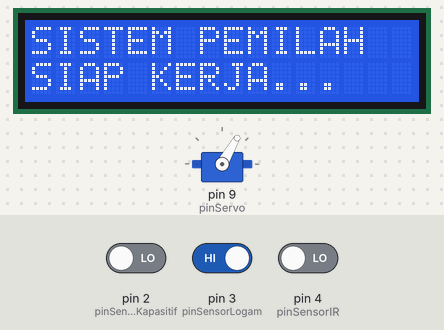
The sketch below on a simulated Arduino Uno, built with avr-gcc and run on an emulated ATmega328P. Parts: 16×2 character LCD, servo. Inputs (shaded band) come from the test bench; at power-on: pin 2 (pinSensorKapasitif) LOW, pin 3 (pinSensorLogam) HIGH, pin 4 (pinSensorIR) LOW. The local clock reads 2024-03-15 10:24:30 at power-on unless the sketch sets it; what the sketch prints to the serial monitor is not drawn.

Above: at 1.8 s.
At 4.4 s:
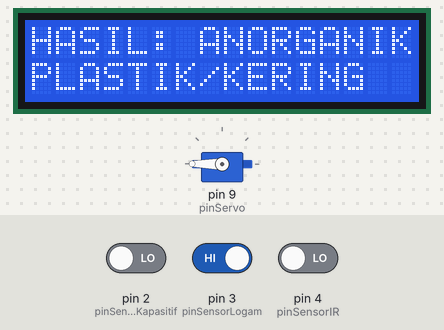
4.5 s: pin 2 (pinSensorKapasitif) driven HIGH
At 8.3 s:
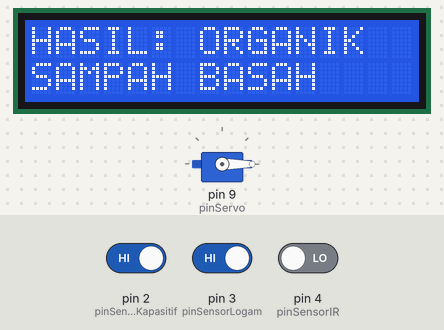
13.2 s: pin 3 (pinSensorLogam) driven LOW
At 16.9 s:
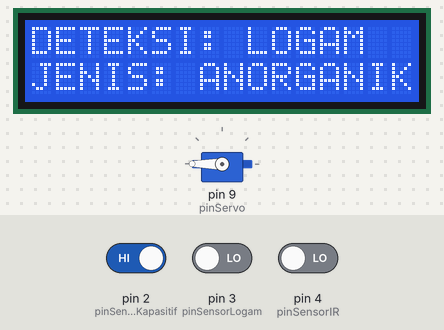
22.5 s: pin 4 (pinSensorIR) driven HIGH
At 24.8 s:
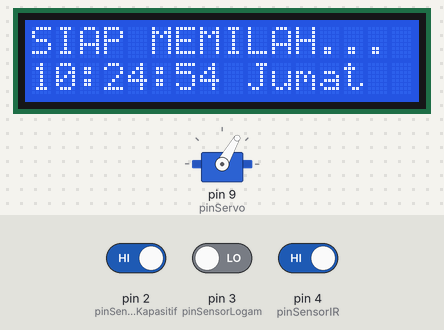
Timing chart, 0 to 26.3 s (numbered marks = the images above; inputs shaded):
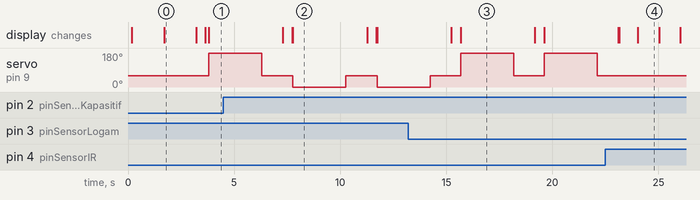

Measured:
- after the input at 4.5 s, the display: first differs from a run without the input after 3.3 s (image 2)
- after the input at 13.2 s, the display: first differs from a run without the input after 2.5 s (image 3)
- after the input at 22.5 s, servo on pin 9 (pinServo): stops changing and stays 60°; the display: first differs from a run without the input after 0.64 s (image 4 shows a later state)
- by itself, servo on pin 9 (pinServo): alternates 180° for 2.5 s and 60° for 1.4 s
- what the display in image 0 shows lasts 1.5 s, from 1.7 s to 3.2 s
- what the display in image 2 shows lasts 3.5 s, from 7.8 s to 11.3 s
- what the display in image 4 shows lasts 1.0 s, from 24.0 s to 25.0 s

The sketch:

Program_Arduino_Smart_Waste_Bin.ino
```cpp
#include <Wire.h>
#include <LiquidCrystal_I2C.h>
#include <Servo.h>
#include <RTClib.h> // Library yang Anda pakai tadi

// --- OBJEK ---
LiquidCrystal_I2C lcd(0x27, 16, 2); // Jika layar gelap, ganti 0x3F
RTC_DS3231 rtc;                     // SAMA PERSIS dengan kode tes Anda
Servo servoPemilah;

// Variabel Hari (Opsional, untuk tampilan nanti)
char namaHari[7][12] = {"Minggu", "Senin", "Selasa", "Rabu", "Kamis", "Jumat", "Sabtu"};

// Status RTC
bool rtcSehat = false;

// --- PIN SENSOR ---
const int pinSensorLogam     = 3;
const int pinSensorKapasitif = 2;
const int pinSensorIR        = 4;
const int pinServo           = 9;

// --- SETTING SERVO ---
const int SUDUT_STANDBY   = 60;
const int SUDUT_ORGANIK   = 0;
const int SUDUT_ANORGANIK = 180;

const int THRESHOLD_MINIMAL = 5;

void setup() {
  Serial.begin(9600);

  // 1. MULAI JALUR I2C SECARA MANUAL (PENTING!)
  Wire.begin();
  delay(100); // Beri nafas sebentar untuk listrik stabil

  // 2. INISIALISASI RTC DULUAN (Prioritas)
  if (!rtc.begin()) {
    Serial.println("RTC Gagal! Cek Kabel.");
    rtcSehat = false;
  } else {
    Serial.println("RTC OK! Siap digunakan.");
    rtcSehat = true;

    // Cek jika baterai habis/baru pasang
    if (rtc.lostPower()) {
      Serial.println("RTC lost power, setting time...");
      rtc.adjust(DateTime(F(__DATE__), F(__TIME__)));
    }
  }

  // 3. BARU INISIALISASI LCD
  lcd.init();
  lcd.backlight();

  // Tampilkan Status RTC di Layar
  if (rtcSehat) {
    lcd.setCursor(0,0); lcd.print("RTC: OK");
  } else {
    lcd.setCursor(0,0); lcd.print("RTC: ERROR");
  }
  lcd.setCursor(0,1); lcd.print("SYSTEM START...");
  delay(1500);
  lcd.clear();

  // 4. SETUP SENSOR & SERVO
  pinMode(pinSensorLogam, INPUT_PULLUP);
  pinMode(pinSensorKapasitif, INPUT);
  pinMode(pinSensorIR, INPUT);

  servoPemilah.attach(pinServo);
  servoPemilah.write(SUDUT_STANDBY);

  // Tampilan Intro
  lcd.setCursor(0,0); lcd.print("SISTEM PEMILAH");
  lcd.setCursor(0,1); lcd.print("SIAP KERJA...");
  delay(1500);
  lcd.clear();
}

void loop() {
  // 1. CEK TRIGGER (IR SENSOR)
  bool adaBenda = (digitalRead(pinSensorIR) == LOW);

  if (adaBenda) {
    // --- MODE PEMILAHAN ---
    delay(400);

    // A. CEK LOGAM
    if (digitalRead(pinSensorLogam) == LOW) {
      Serial.println("Terdeteksi: LOGAM");
      tampilLCD("DETEKSI: LOGAM", "JENIS: ANORGANIK");
      buangKeKiri();
    }
    // B. CEK KAPASITIF
    else {
      tampilLCD("CEK KANDUNGAN...", "SAMPLING...");

      bool isOrganik = false;
      int skor = 0;

      for(int i=0; i<60; i++) {
        if(digitalRead(pinSensorKapasitif) == HIGH) skor++;
        if (skor >= THRESHOLD_MINIMAL) {
          isOrganik = true;
          break;
        }
        delay(2);
      }

      if (isOrganik) {
        Serial.println("Terdeteksi: ORGANIK");
        tampilLCD("HASIL: ORGANIK", "SAMPAH BASAH");
        buangKeKanan();
      } else {
        Serial.println("Terdeteksi: PLASTIK/KERING");
        tampilLCD("HASIL: ANORGANIK", "PLASTIK/KERING");
        buangKeKiri();
      }
    }
  }
  else {
    // --- MODE STANDBY (TAMPILKAN JAM) ---
    tampilkanJam();
  }
}

// --- FUNGSI TAMPILAN JAM ---
void tampilkanJam() {
  lcd.setCursor(0,0);
  lcd.print("SIAP MEMILAH... ");

  lcd.setCursor(0,1);

  if (rtcSehat) {
    DateTime now = rtc.now();

    // Format Jam:Menit:Detik
    printDuaDigit(now.hour());
    lcd.print(":");
    printDuaDigit(now.minute());
    lcd.print(":");
    printDuaDigit(now.second());

    // Tampilkan Hari (Singkat) di sebelahnya
    // Mengambil 3 huruf pertama dari nama hari
    lcd.print(" ");
    lcd.print(namaHari[now.dayOfTheWeek()]);
  }
  else {
    lcd.print("--:--:-- (ERR)  ");
  }
}

void printDuaDigit(int number) {
  if (number < 10) lcd.print("0");
  lcd.print(number);
}

// --- FUNGSI GERAK & LCD ---
void tampilLCD(String baris1, String baris2) {
  lcd.clear();
  lcd.setCursor(0,0); lcd.print(baris1);
  lcd.setCursor(0,1); lcd.print(baris2);
}

void buangKeKanan() { // ORGANIK
  servoPemilah.write(SUDUT_ORGANIK);
  delay(2500);
  servoPemilah.write(SUDUT_STANDBY);
  delay(1000);
  lcd.clear();
}

void buangKeKiri() { // ANORGANIK
  servoPemilah.write(SUDUT_ANORGANIK);
  delay(2500);
  servoPemilah.write(SUDUT_STANDBY);
  delay(1000);
  lcd.clear();
}
```
